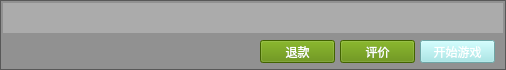
<?xml version="1.0" encoding="UTF-8"?>
<ui version="4.0">
 <class>MainWindow</class>
 <widget class="QMainWindow" name="MainWindow">
  <property name="geometry">
   <rect>
    <x>0</x>
    <y>0</y>
    <width>506</width>
    <height>70</height>
   </rect>
  </property>
  <property name="windowTitle">
   <string>MainWindow</string>
  </property>
  <widget class="QWidget" name="centralwidget">
   <widget class="QFrame" name="frame">
    <property name="geometry">
     <rect>
      <x>0</x>
      <y>0</y>
      <width>506</width>
      <height>70</height>
     </rect>
    </property>
    <property name="styleSheet">
     <string notr="true">background-color: rgba(0, 0, 0, 100);  </string>
    </property>
    <property name="frameShape">
     <enum>QFrame::StyledPanel</enum>
    </property>
    <property name="frameShadow">
     <enum>QFrame::Raised</enum>
    </property>
    <widget class="QLabel" name="Game_Name">
     <property name="geometry">
      <rect>
       <x>3</x>
       <y>3</y>
       <width>500</width>
       <height>30</height>
      </rect>
     </property>
     <property name="mouseTracking">
      <bool>true</bool>
     </property>
     <property name="styleSheet">
      <string notr="true">QWidget {
	background-color: rgb(255, 255, 255,60);
	font: 15pt &quot;微软雅黑&quot;;
	color: rgb(255, 255, 255);
     }
</string>
     </property>
     <property name="text">
      <string/>
     </property>
    </widget>
    <widget class="QPushButton" name="pushButton_Evaluate">
     <property name="geometry">
      <rect>
       <x>340</x>
       <y>40</y>
       <width>75</width>
       <height>23</height>
      </rect>
     </property>
     <property name="styleSheet">
      <string notr="true">QPushButton {
         background-color: rgb(92, 138, 0);
	color: rgb(255, 255, 255);
     }</string>
     </property>
     <property name="text">
      <string>评价</string>
     </property>
    </widget>
    <widget class="QPushButton" name="pushButton_StartGame">
     <property name="geometry">
      <rect>
       <x>420</x>
       <y>40</y>
       <width>75</width>
       <height>23</height>
      </rect>
     </property>
     <property name="styleSheet">
      <string notr="true">QPushButton {
         background-color: rgb(154, 231, 231);
	color: rgb(255, 255, 255);
     }</string>
     </property>
     <property name="text">
      <string>开始游戏</string>
     </property>
    </widget>
    <widget class="QPushButton" name="pushButton_Remove">
     <property name="geometry">
      <rect>
       <x>260</x>
       <y>40</y>
       <width>75</width>
       <height>23</height>
      </rect>
     </property>
     <property name="styleSheet">
      <string notr="true">QPushButton {
         background-color: rgb(92, 138, 0);
	color: rgb(255, 255, 255);
     }</string>
     </property>
     <property name="text">
      <string>退款</string>
     </property>
    </widget>
   </widget>
  </widget>
 </widget>
 <resources/>
 <connections/>
</ui>
